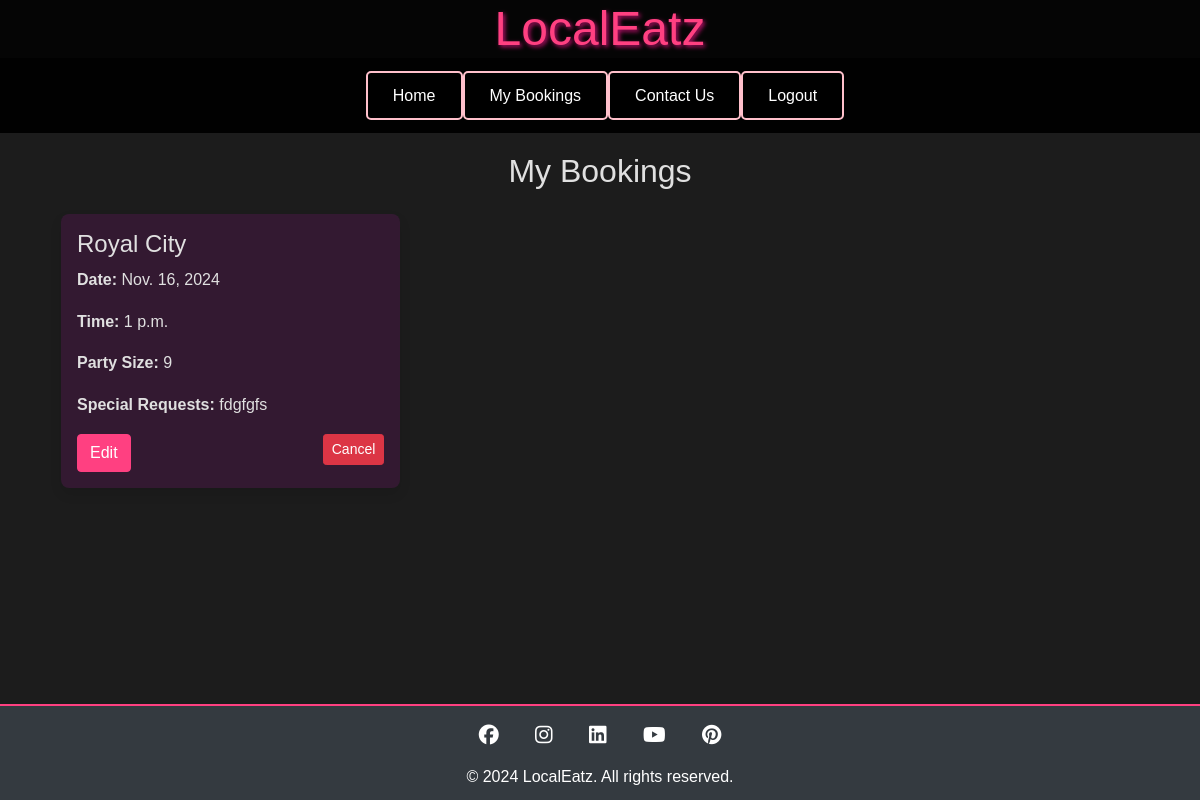
The page /restaurants/my-bookings/ (signed in) on the database as committed earlier.
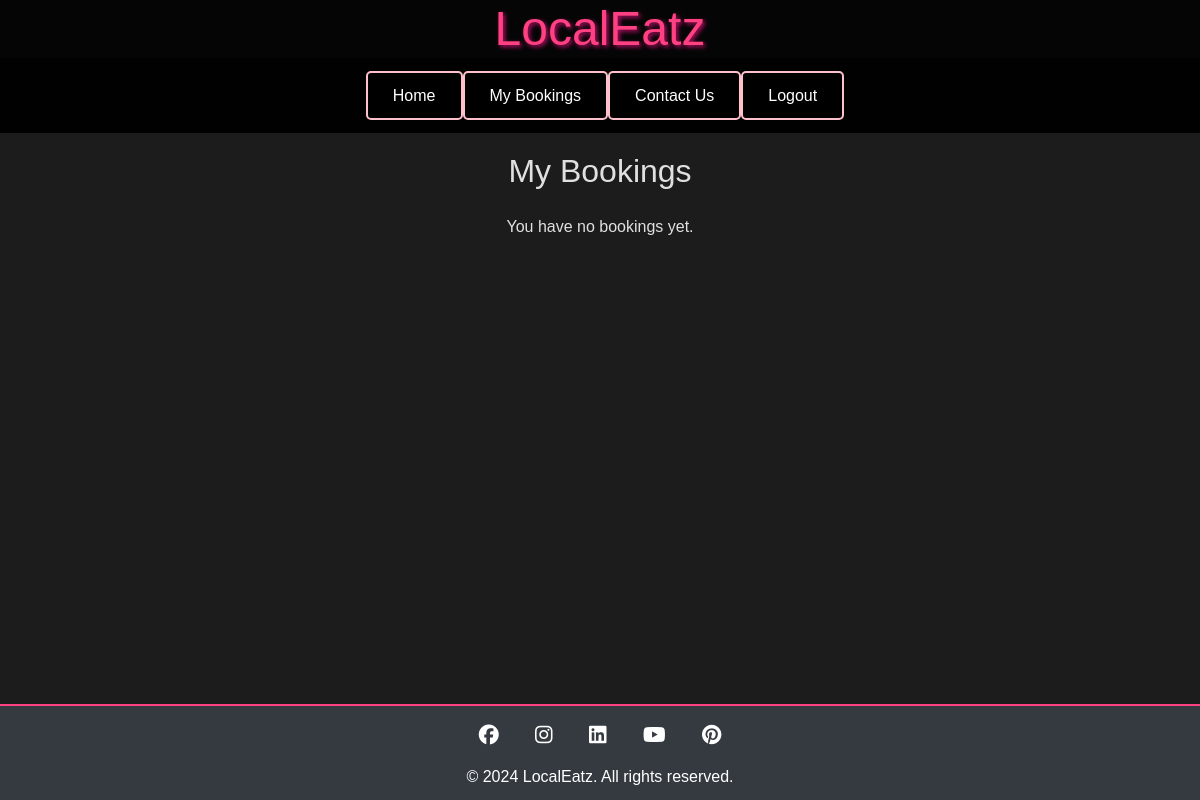
The same page on the database as committed later.
### restaurants/models.py (models this page shows, shortened)
class Booking(models.Model):
    user = models.ForeignKey(User, on_delete=models.SET_NULL, null=True)
    restaurant = models.ForeignKey(Restaurant, on_delete=models.CASCADE)
    name = models.CharField(max_length=100)
    email = models.EmailField()
    phone_number = models.CharField(max_length=15, blank=True)
    date = models.DateField()
    time = models.TimeField()
    party_size = models.PositiveIntegerField()
    special_requests = models.TextField(blank=True, null=True)
    created_at = models.DateTimeField(auto_now_add=True)
    updated_at = models.DateTimeField(auto_now=True)

class Restaurant(models.Model):
    name = models.CharField(max_length=255)
    address = models.CharField(max_length=255)
    description = models.TextField(blank=True)
    max_tables = models.PositiveIntegerField(default=3)
    cuisine_type = models.CharField(max_length=100, blank=True)

### restaurants/views.py (the view)
# urls.py: path('my-bookings/', views.my_bookings, name='my_bookings'),
@login_required
def my_bookings(request):
    bookings = Booking.objects.filter(user=request.user).order_by('-date', '-time')
    return render(request, 'restaurants/my_bookings.html', {'bookings': bookings})

### restaurants/templates/restaurants/my_bookings.html (shortened to what this page needs)
{% extends 'base.html' %}
{% block content %}
<div class="container mt-4">
    <h2 class="text-center mb-4">My Bookings</h2>
    {% if bookings %}
    <div class="row">
        {% for booking in bookings %}
        <div class="col-md-6 col-lg-4 mb-4">
            <div class="booking-item p-3">
                <h4>{{ booking.restaurant.name }}</h4>
                <p><strong>Date:</strong> {{ booking.date }}</p>
                <p><strong>Time:</strong> {{ booking.time }}</p>
                <p><strong>Party Size:</strong> {{ booking.party_size }}</p>
                {% if booking.special_requests %}
                <p><strong>Special Requests:</strong> {{ booking.special_requests }}</p>
                {% endif %}
                <div class="d-flex justify-content-between mt-3">
                    <a href="{% url 'edit_booking' booking.id %}" class="btn btn-primary">Edit</a>
                    <form method="GET" action="{% url 'cancel_booking' booking.id %}">
                        <button type="submit" class="btn btn-sm btn-danger">Cancel</button>
                    </form>
                </div>
            </div>
        </div>
        {% endfor %}
    </div>
    {% else %}
    <p class="text-center">You have no bookings yet.</p>
    {% endif %}
</div>
{% endblock %}

Rows that differ between the two databases and show on the page:
removed Booking: restaurant.name "Royal City", date "Nov. 16, 2024", time "1 p.m.", party_size "9", special_requests "fdgfgfs"
Other text that changed with them:
text now shown: "You have no bookings yet."
